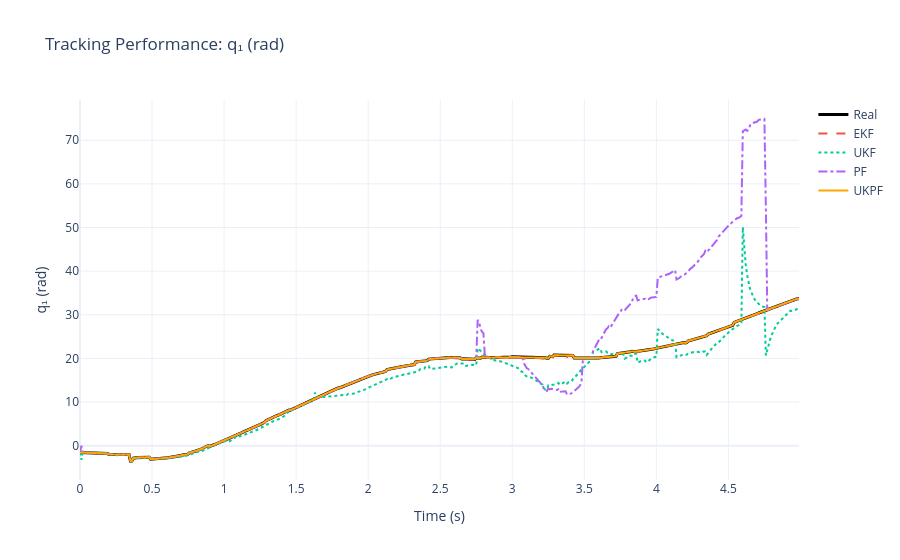
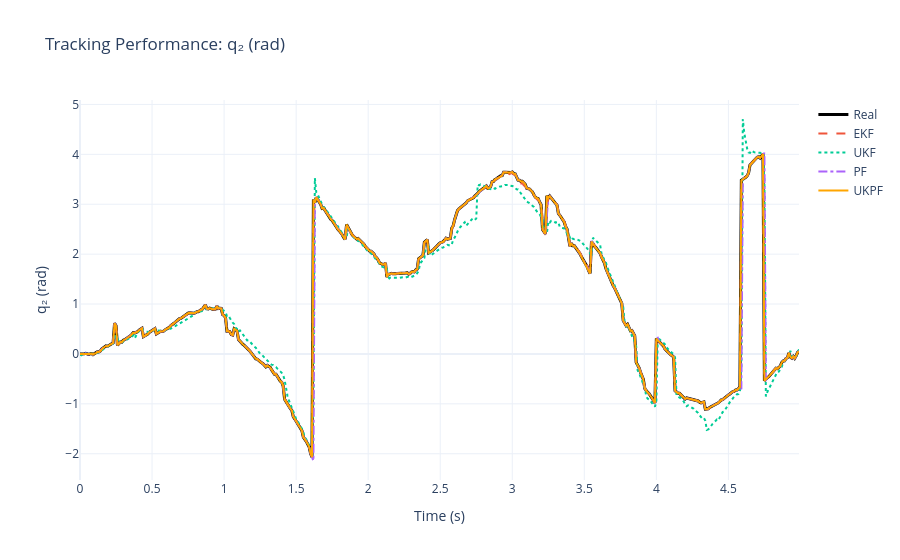
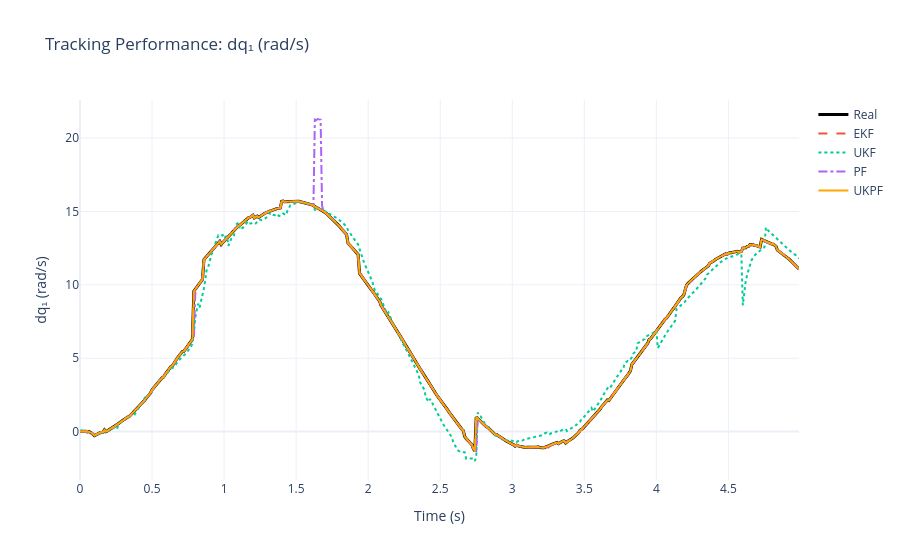
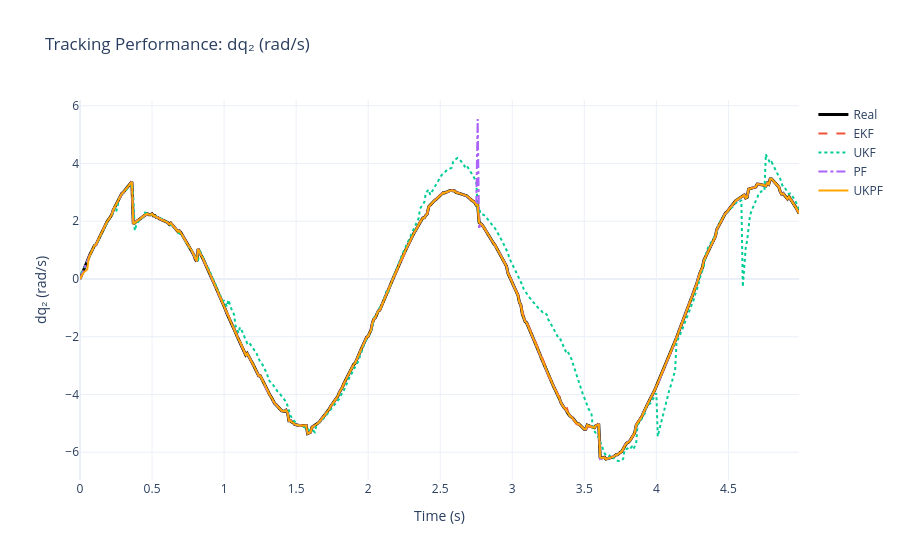

Notebook code cell kept with these figures, in order:
### Code cell
import numpy as np
import plotly.graph_objects as go

# ============================================================
# 1) Plant Dynamics (2-DOF Robotic Arm)
# ============================================================
def plant_dynamics(x, u):
    """
    Simplified dynamics for a 2-DOF planar manipulator.
    x = [q1, q2, dq1, dq2]
    """
    q1, q2, dq1, dq2 = x
    tau1, tau2 = u
    
    # Inertia and Coriolis proxies
    # These represent the physical structure the RHONN must learn
    ddq1 = 0.5 * tau1 - 0.2 * dq1 - 0.1 * np.cos(q1)
    ddq2 = 0.8 * tau2 - 0.3 * dq2 - 0.1 * np.cos(q2 + q1)
    
    return np.array([dq1, dq2, ddq1, ddq2])

def plant(x_k, u_k, dt=0.01, process_noise_std=1e-2):
    x_dot = plant_dynamics(x_k, u_k)
    x_kp1 = x_k + dt * x_dot
    
    # Heavy-tailed noise (Cauchy) to challenge the filters
    noise = np.random.standard_cauchy(4) * process_noise_std
    return x_kp1 + noise

# ============================================================
# 2) RHONN structure
# ============================================================
def sigmoidal(z, beta=0.5):
    z = np.clip(z, -50, 50) 
    return 1.0 / (1.0 + np.exp(-beta * z))

def construct_z_vector(x_est, u_input):
    q1, q2, dq1, dq2 = x_est
    tau1, tau2 = u_input
    
    s_q1, s_q2 = sigmoidal(q1), sigmoidal(q2)
    s_dq1, s_dq2 = sigmoidal(dq1), sigmoidal(dq2)
    
    return np.array([
        # s_q1, s_q2, s_dq1, s_dq2,     
        s_q2 * s_dq1,                 
        s_q2 * s_dq2,                 
        s_dq1**2, s_dq2**2            
    ])

# ============================================================
# 3) Trainers (EKF, UKF, PF, UKPF)
# ============================================================
class Generic_RHONN_Trainer:
    def get_prediction(self, weights, x_k, u_k):
        z = construct_z_vector(x_k, u_k)
        return np.dot(weights, z)

class EKF_Trainer(Generic_RHONN_Trainer):
    def __init__(self, n_neurons, n_weights, eta=1.0, P0=1.0, Q=1e-2, R=1e-3):
        self.n_neurons = n_neurons
        self.weights = [np.random.randn(n_weights)*0.1 for _ in range(n_neurons)]
        self.P = [np.eye(n_weights)*P0 for _ in range(n_neurons)]
        self.Q = np.eye(n_weights)*Q
        self.R = R
        self.eta = eta

    def update(self, x_kp1, x_k, u_k):
        z = construct_z_vector(x_k, u_k)
        H = z.reshape(-1, 1)
        for i in range(self.n_neurons):
            S = self.R + (H.T @ self.P[i] @ H)[0,0]
            K = (self.P[i] @ H).flatten() / S
            y_pred = np.dot(self.weights[i], z)
            err = x_kp1[i] - y_pred
            self.weights[i] += self.eta * K * err
            self.P[i] = self.P[i] - np.outer(K, H.flatten()) @ self.P[i] + self.Q

class UKF_Trainer(Generic_RHONN_Trainer):
    def __init__(self, n_neurons, n_weights, eta=2.0, alpha=8e-3):
        self.n_neurons = n_neurons
        self.weights = [np.random.randn(n_weights)*0.1 for _ in range(n_neurons)]
        self.P = [np.eye(n_weights) for _ in range(n_neurons)]
        self.Q, self.R = np.eye(n_weights)*3e-4, 1e-3
        self.eta, self.n = eta, n_weights
        self.lambd = alpha**2 * self.n - self.n
        self.Wm = np.full(2*self.n+1, 1/(2*(self.n+self.lambd)))
        self.Wc = np.copy(self.Wm)
        self.Wm[0] = self.lambd/(self.n+self.lambd)
        self.Wc[0] = self.Wm[0] + (3 - alpha**2)

    def update(self, x_kp1, x_k, u_k):
        z = construct_z_vector(x_k, u_k)
        for i in range(self.n_neurons):
            try: L = np.linalg.cholesky((self.n + self.lambd) * self.P[i])
            except: L = np.eye(self.n) * 0.1
            sigs = np.zeros((2*self.n+1, self.n))
            sigs[0] = self.weights[i]
            for k in range(self.n):
                sigs[k+1], sigs[self.n+k+1] = self.weights[i] + L[:,k], self.weights[i] - L[:,k]
            Y_sigs = sigs @ z
            y_mean = np.sum(self.Wm * Y_sigs)
            Py = np.sum(self.Wc * (Y_sigs - y_mean)**2) + self.R
            Pxy = np.sum([self.Wc[k]*np.outer(sigs[k]-self.weights[i], Y_sigs[k]-y_mean) for k in range(2*self.n+1)], axis=0).flatten()
            K = Pxy / Py
            self.weights[i] += self.eta * K * (x_kp1[i] - y_mean)
            self.P[i] = (self.P[i] - np.outer(K, K) * Py) + np.eye(self.n)*1e-6

class PF_Trainer(Generic_RHONN_Trainer):
    def __init__(self, n_neurons, n_weights, n_particles=200, Q_std=0.6, R_std=0.2):
        self.n_neurons, self.n_weights, self.n_particles = n_neurons, n_weights, n_particles
        self.particles = [np.random.randn(n_particles, n_weights)*0.2 for _ in range(n_neurons)]
        self.weights_pf = [np.ones(n_particles)/n_particles for _ in range(n_neurons)]
        self.Q_std = np.array(Q_std) if not np.isscalar(Q_std) else np.ones(n_neurons)*Q_std
        self.R_std = np.array(R_std) if not np.isscalar(R_std) else np.ones(n_neurons)*R_std

    def update(self, x_kp1, x_k, u_k):
        z = construct_z_vector(x_k, u_k)
        for i in range(self.n_neurons):
            self.particles[i] += np.random.randn(self.n_particles, self.n_weights) * self.Q_std[i]
            err = x_kp1[i] - (self.particles[i] @ z)
            self.weights_pf[i] *= (np.exp(-0.5 * (err/self.R_std[i])**2) + 1e-300)
            self.weights_pf[i] /= np.sum(self.weights_pf[i])
            if 1.0 / np.sum(self.weights_pf[i]**2) < self.n_particles/2:
                idx = np.searchsorted(np.cumsum(self.weights_pf[i]), (np.arange(self.n_particles) + np.random.uniform())/self.n_particles)
                self.particles[i], self.weights_pf[i] = self.particles[i][idx], np.ones(self.n_particles)/self.n_particles

    def get_estimates(self):
        return [np.average(self.particles[i], axis=0, weights=self.weights_pf[i]) for i in range(self.n_neurons)]

class UKPF_Trainer(Generic_RHONN_Trainer):
    def __init__(self, n_neurons, n_weights, n_particles=30, alpha=1e-3, beta=2):
        self.n_neurons, self.n_weights, self.n_particles = n_neurons, n_weights, n_particles
        self.particles = [np.random.randn(n_particles, n_weights)*0.1 for _ in range(n_neurons)]
        self.P = [[np.eye(n_weights)*0.5 for _ in range(n_particles)] for _ in range(n_neurons)]
        self.weights_pf = [np.ones(n_particles)/n_particles for _ in range(n_neurons)]
        self.n = n_weights
        self.lambd = alpha**2 * self.n - self.n
        self.Wm = np.full(2*self.n+1, 1/(2*(self.n+self.lambd)))
        self.Wc = np.copy(self.Wm)
        self.Wm[0], self.Wc[0] = self.lambd/(self.n+self.lambd), self.lambd/(self.n+self.lambd) + (1 - alpha**2 + beta)
        self.R_local, self.Q_local = 1e-2, 1e-3

    def update(self, x_kp1, x_k, u_k):
        z = construct_z_vector(x_k, u_k)
        for i in range(self.n_neurons):
            for p in range(self.n_particles):
                try: L = np.linalg.cholesky((self.n + self.lambd) * self.P[i][p])
                except: L = np.eye(self.n) * 1e-2
                sigs = np.zeros((2*self.n+1, self.n))
                sigs[0] = self.particles[i][p]
                for j in range(self.n):
                    sigs[j+1], sigs[self.n+j+1] = self.particles[i][p] + L[:,j], self.particles[i][p] - L[:,j]
                Y_sigs = sigs @ z
                y_pred = np.sum(self.Wm * Y_sigs)
                Py = np.sum(self.Wc * (Y_sigs - y_pred)**2) + self.R_local
                Pxy = np.sum([self.Wc[j]*np.outer(sigs[j]-self.particles[i][p], Y_sigs[j]-y_pred) for j in range(2*self.n+1)], axis=0).flatten()
                K, innov = Pxy / Py, x_kp1[i] - y_pred
                self.particles[i][p] += K * innov
                self.P[i][p] -= np.outer(K, K) * Py + self.Q_local
                self.weights_pf[i][p] *= (np.exp(-0.5 * (innov**2 / self.R_local)) + 1e-300)
            self.weights_pf[i] /= np.sum(self.weights_pf[i])
            if 1.0/np.sum(self.weights_pf[i]**2) < self.n_particles/2:
                idx = np.searchsorted(np.cumsum(self.weights_pf[i]), (np.arange(self.n_particles) + np.random.uniform())/self.n_particles)
                self.particles[i] = self.particles[i][idx]
                self.P[i] = [self.P[i][k].copy() for k in idx]
                self.weights_pf[i].fill(1.0/self.n_particles)

    def get_estimates(self):
        return [np.average(self.particles[i], axis=0, weights=self.weights_pf[i]) for i in range(self.n_neurons)]

# ============================================================
# 4) Main Simulation
# ============================================================
if __name__ == "__main__":
    n_steps, dt = 500, 0.01
    t = np.linspace(0, (n_steps-1)*dt, n_steps)
    n_states, n_features = 4, 4
    measurement_noise = np.random.laplace(0, 0.01, (n_steps, 4))

    ekf = EKF_Trainer(n_states, n_features)
    ukf = UKF_Trainer(n_states, n_features)
    pf = PF_Trainer(n_states, n_features, n_particles=800,Q_std=[0.5, 0.5, 0.5, 0.5], R_std=[0.01, 0.01, 0.01, 0.01])
    ukpf = UKPF_Trainer(n_states, n_features, n_particles=30)

    x_true = np.zeros((n_steps, 4)) + measurement_noise
    x_est_ekf, x_est_ukf, x_est_pf, x_est_ukpf = [np.zeros((n_steps, 4)) for _ in range(4)]
    
    x_true[0] = [-np.pi/2, 0, 0, 0]
    for arr in [x_est_ekf, x_est_ukf, x_est_pf, x_est_ukpf]: arr[0] = x_true[0]

    u_hist = np.column_stack([30*np.sin(2*t), 15*np.cos(3*t)])

    print("Simulating 2-DOF Arm Identification...")
    for k in range(n_steps - 1):
        x_true[k+1] = plant(x_true[k], u_hist[k], dt)
        z = construct_z_vector(x_true[k], u_hist[k])
        
        ekf.update(x_true[k+1], x_true[k], u_hist[k])
        ukf.update(x_true[k+1], x_true[k], u_hist[k])
        pf.update(x_true[k+1], x_true[k], u_hist[k])
        ukpf.update(x_true[k+1], x_true[k], u_hist[k])

        w_pf, w_ukpf = pf.get_estimates(), ukpf.get_estimates()
        for i in range(4):
            x_est_ekf[k+1, i] = np.dot(ekf.weights[i], z)
            x_est_ukf[k+1, i] = np.dot(ukf.weights[i], z)
            x_est_pf[k+1, i] = np.dot(w_pf[i], z)
            x_est_ukpf[k+1, i] = np.dot(w_ukpf[i], z)

    # ============================================================
    # 5) Thesis Visualization
    # ============================================================
    print("\nCalculating MSE and Generating Plots...")
    config = {'font': 'Computer Modern, serif', 'lw_t': 3, 'lw_e': 2}
    
    for i, label in enumerate(['q₁ (rad)', 'q₂ (rad)', 'dq₁ (rad/s)', 'dq₂ (rad/s)']):
        fig = go.Figure()
        fig.add_trace(go.Scatter(x=t, y=x_true[:,i], name='Real', line=dict(color='black', width=config['lw_t'])))
        fig.add_trace(go.Scatter(x=t, y=x_est_ekf[:,i], name='EKF', line=dict(dash='dash')))
        fig.add_trace(go.Scatter(x=t, y=x_est_ukf[:,i], name='UKF', line=dict(dash='dot')))
        fig.add_trace(go.Scatter(x=t, y=x_est_pf[:,i], name='PF', line=dict(dash='dashdot')))
        fig.add_trace(go.Scatter(x=t, y=x_est_ukpf[:,i], name='UKPF', line=dict(color='orange', width=config['lw_e'])))
        
        fig.update_layout(title=f"Tracking Performance: {label}", xaxis_title="Time (s)", yaxis_title=label, template="plotly_white")
        fig.show()

    # Bar Chart for MSE Comparison
    filters = ['EKF', 'UKF', 'PF', 'UKPF']
    total_mse = [np.mean((x_true - x)**2) for x in [x_est_ekf, x_est_ukf, x_est_pf, x_est_ukpf]]
    
    fig_mse = go.Figure([go.Bar(x=filters, y=total_mse, marker_color=['blue', 'green', 'red', 'orange'])])
    fig_mse.update_layout(title="Total Mean Squared Error (Log Scale)", yaxis_type="log", template="plotly_white")
    fig_mse.show()

    print("✅ Full Simulation and Analysis complete.")

### Figure 1 — Plotly figure (JSON) as saved in the notebook; plotly's stock layout.template omitted (floating-point values rounded to 4 significant figures; data arrays with more than 128 entries replaced by an {"elided": "..."} marker saying what was removed)
{"data": [{"line": {"color": "black", "width": 3}, "name": "Real", "type": "scatter", "x": {"elided": "500 float values"}, "y": {"elided": "500 float values"}}, {"line": {"dash": "dash"}, "name": "EKF", "type": "scatter", "x": {"elided": "500 float values"}, "y": {"elided": "500 float values"}}, {"line": {"dash": "dot"}, "name": "UKF", "type": "scatter", "x": {"elided": "500 float values"}, "y": {"elided": "500 float values"}}, {"line": {"dash": "dashdot"}, "name": "PF", "type": "scatter", "x": {"elided": "500 float values"}, "y": {"elided": "500 float values"}}, {"line": {"color": "orange", "width": 2}, "name": "UKPF", "type": "scatter", "x": {"elided": "500 float values"}, "y": {"elided": "500 float values"}}], "layout": {"title": {"text": "Tracking Performance: q₁ (rad)"}, "xaxis": {"title": {"text": "Time (s)"}}, "yaxis": {"title": {"text": "q₁ (rad)"}}}}

### Figure 2 — Plotly figure (JSON) as saved in the notebook; plotly's stock layout.template omitted (floating-point values rounded to 4 significant figures; data arrays with more than 128 entries replaced by an {"elided": "..."} marker saying what was removed)
{"data": [{"line": {"color": "black", "width": 3}, "name": "Real", "type": "scatter", "x": {"elided": "500 float values"}, "y": {"elided": "500 float values"}}, {"line": {"dash": "dash"}, "name": "EKF", "type": "scatter", "x": {"elided": "500 float values"}, "y": {"elided": "500 float values"}}, {"line": {"dash": "dot"}, "name": "UKF", "type": "scatter", "x": {"elided": "500 float values"}, "y": {"elided": "500 float values"}}, {"line": {"dash": "dashdot"}, "name": "PF", "type": "scatter", "x": {"elided": "500 float values"}, "y": {"elided": "500 float values"}}, {"line": {"color": "orange", "width": 2}, "name": "UKPF", "type": "scatter", "x": {"elided": "500 float values"}, "y": {"elided": "500 float values"}}], "layout": {"title": {"text": "Tracking Performance: q₂ (rad)"}, "xaxis": {"title": {"text": "Time (s)"}}, "yaxis": {"title": {"text": "q₂ (rad)"}}}}

### Figure 3 — Plotly figure (JSON) as saved in the notebook; plotly's stock layout.template omitted (floating-point values rounded to 4 significant figures; data arrays with more than 128 entries replaced by an {"elided": "..."} marker saying what was removed)
{"data": [{"line": {"color": "black", "width": 3}, "name": "Real", "type": "scatter", "x": {"elided": "500 float values"}, "y": {"elided": "500 float values"}}, {"line": {"dash": "dash"}, "name": "EKF", "type": "scatter", "x": {"elided": "500 float values"}, "y": {"elided": "500 float values"}}, {"line": {"dash": "dot"}, "name": "UKF", "type": "scatter", "x": {"elided": "500 float values"}, "y": {"elided": "500 float values"}}, {"line": {"dash": "dashdot"}, "name": "PF", "type": "scatter", "x": {"elided": "500 float values"}, "y": {"elided": "500 float values"}}, {"line": {"color": "orange", "width": 2}, "name": "UKPF", "type": "scatter", "x": {"elided": "500 float values"}, "y": {"elided": "500 float values"}}], "layout": {"title": {"text": "Tracking Performance: dq₁ (rad/s)"}, "xaxis": {"title": {"text": "Time (s)"}}, "yaxis": {"title": {"text": "dq₁ (rad/s)"}}}}

### Figure 4 — Plotly figure (JSON) as saved in the notebook; plotly's stock layout.template omitted (floating-point values rounded to 4 significant figures; data arrays with more than 128 entries replaced by an {"elided": "..."} marker saying what was removed)
{"data": [{"line": {"color": "black", "width": 3}, "name": "Real", "type": "scatter", "x": {"elided": "500 float values"}, "y": {"elided": "500 float values"}}, {"line": {"dash": "dash"}, "name": "EKF", "type": "scatter", "x": {"elided": "500 float values"}, "y": {"elided": "500 float values"}}, {"line": {"dash": "dot"}, "name": "UKF", "type": "scatter", "x": {"elided": "500 float values"}, "y": {"elided": "500 float values"}}, {"line": {"dash": "dashdot"}, "name": "PF", "type": "scatter", "x": {"elided": "500 float values"}, "y": {"elided": "500 float values"}}, {"line": {"color": "orange", "width": 2}, "name": "UKPF", "type": "scatter", "x": {"elided": "500 float values"}, "y": {"elided": "500 float values"}}], "layout": {"title": {"text": "Tracking Performance: dq₂ (rad/s)"}, "xaxis": {"title": {"text": "Time (s)"}}, "yaxis": {"title": {"text": "dq₂ (rad/s)"}}}}
